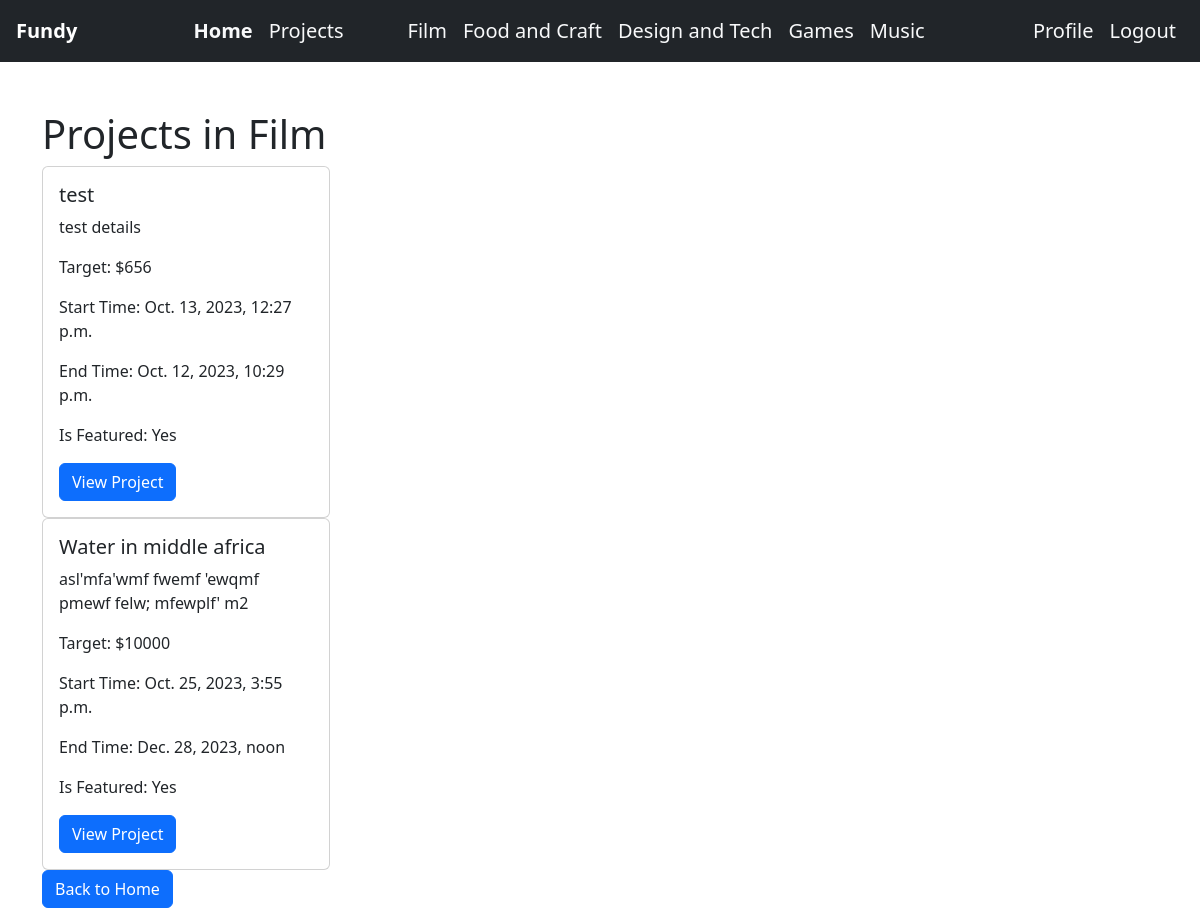
/category/1/ (signed in), run on the app's committed database.
### projects/models.py (models this page shows, shortened)
class CategoriesModel(models.Model):
    name = models.CharField(max_length=50)

class ProjectsModel(models.Model):
    user=models.ForeignKey(UserProfile, related_name='projects',on_delete=models.CASCADE)
    title = models.CharField(max_length=200)
    details = models.TextField(max_length=500)
    category = models.ManyToManyField(CategoriesModel)
    target = models.IntegerField()
    tags = models.ManyToManyField(TagsModel)
    start_time = models.DateTimeField()
    end_time = models.DateTimeField()
    is_featured = models.BooleanField(default=False)
    completed=models.BooleanField(default=False)
    closed=models.BooleanField(default=False)

### projects/views.py (the view)
# urls.py: path("category/<int:category_id>/", views.category_projects, name="category"
def category_projects(request, category_id):
    category = CategoriesModel.objects.get(pk=category_id)
    projects = ProjectsModel.objects.filter(category=category)
    return render(
        request,
        "projects/category_projects.html",
        {"category": category, "projects": projects},
    )

### projects/templates/projects/category_projects.html
{% extends 'base.html'%}
{% load static %}
{%block body%}
    <h1>Projects in {{ category.name }}</h1>
        {% for project in projects %}
            <div class="card d-flex" style="width: 18rem;">
                <div class="card-body">
                    <h5 class="card-title">{{ project.title }}</h5>
                    <p class="card-text">{{ project.details }}</p>
                    <p>Target: ${{ project.target }}</p>
                    <p>Start Time: {{ project.start_time }}</p>
                    <p>End Time: {{ project.end_time }}</p>
                    <p>Is Featured: {% if project.is_featured %}Yes{% else %}No{% endif %}</p>
                    <a href="{% url 'projectDetails' project.id%}" class="btn btn-primary">View Project</a>
                </div>
            </div>
        {% endfor %}
    <a href="{% url 'home' %}" class="btn btn-primary">Back to Home</a>
    {%endblock%}

### data on the page
CategoriesModel: name "Film"
ProjectsModel: title "test", details "test details", target "656", start_time "Oct. 13, 2023, 12:27 p.m.", end_time "Oct. 12, 2023, 10:29 p.m.", is_featured "Yes"
ProjectsModel: title "Water in middle africa", details "asl'mfa'wmf fwemf 'ewqmf pmewf felw; mfewplf' m2", target "10000", start_time "Oct. 25, 2023, 3:55 p.m.", end_time "Dec. 28, 2023, noon", is_featured "Yes"
